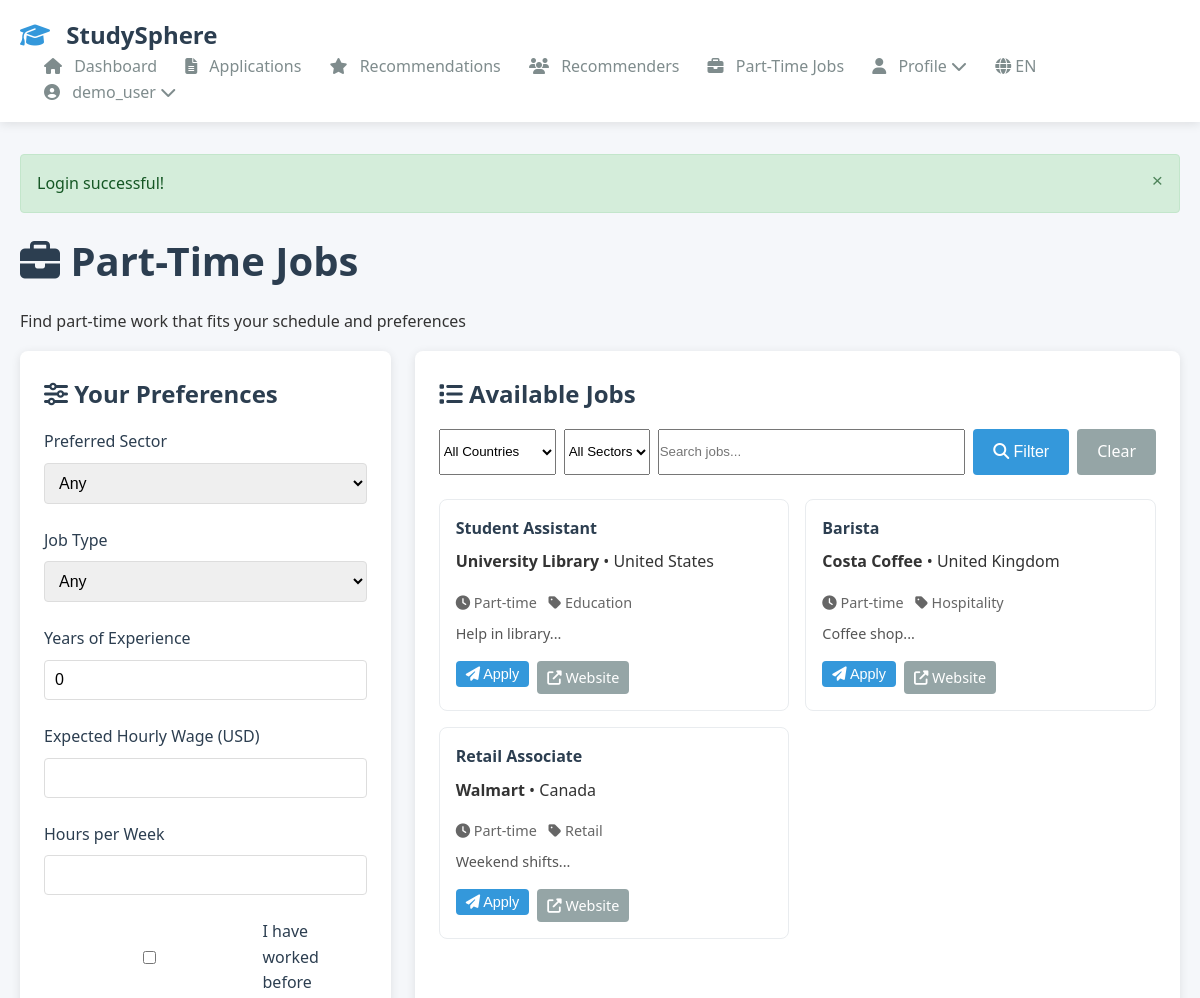
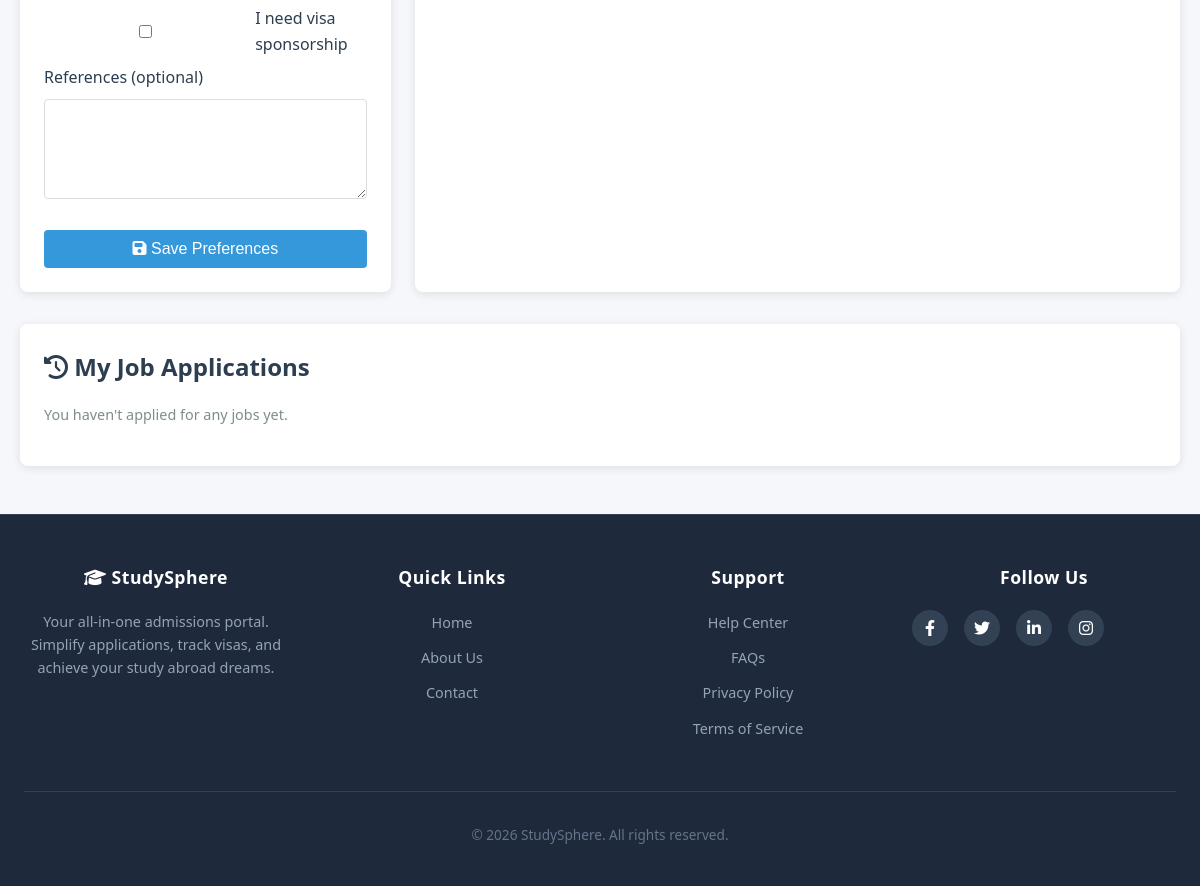
Screenshot of /public/student/jobs.php (signed in) with the database file from the repository (2 pictures, top to bottom).
### tables this page shows
CREATE TABLE users (
  user_id INT UNSIGNED NOT NULL AUTO_INCREMENT PRIMARY KEY,
  username VARCHAR(50) NOT NULL UNIQUE,
  email VARCHAR(255) NOT NULL UNIQUE,
  password_hash VARCHAR(255) NOT NULL,
  default_role_id INT UNSIGNED NOT NULL DEFAULT 1,
  is_verified TINYINT(1) NOT NULL DEFAULT 0,
  is_disabled TINYINT(1) NOT NULL DEFAULT 0,
  preferred_language VARCHAR(10) DEFAULT 'en',
  last_login_at DATETIME NULL,
  created_at DATETIME NOT NULL DEFAULT CURRENT_TIMESTAMP,
  updated_at DATETIME NOT NULL DEFAULT CURRENT_TIMESTAMP ON UPDATE CURRENT_TIMESTAMP,
  deleted_at DATETIME NULL,
  FOREIGN KEY (default_role_id) REFERENCES roles(role_id) ON DELETE RESTRICT,
  KEY idx_users_email (email),
  KEY idx_users_username (username)
);

CREATE TABLE jobs (
    job_id INT UNSIGNED NOT NULL AUTO_INCREMENT PRIMARY KEY,
    country_code CHAR(2) NOT NULL,
    title VARCHAR(255) NOT NULL,
    description TEXT,
    company VARCHAR(255),
    website VARCHAR(512),
    job_type ENUM('full-time','part-time','internship','contract') DEFAULT 'part-time',
    sector VARCHAR(255),  
    posted_date DATE,
    application_deadline DATE,
    is_active TINYINT(1) DEFAULT 1,
    created_at DATETIME NOT NULL DEFAULT CURRENT_TIMESTAMP,
    updated_at DATETIME NULL,
    created_by INT UNSIGNED NULL,
    FOREIGN KEY (country_code) REFERENCES countries(iso2) ON DELETE CASCADE,
    FOREIGN KEY (created_by) REFERENCES users(user_id) ON DELETE SET NULL,
    KEY idx_jobs_country (country_code),
    KEY idx_jobs_sector (sector),
    KEY idx_jobs_active (is_active)
);

CREATE TABLE countries (
  iso2 CHAR(2) NOT NULL PRIMARY KEY,
  iso3 CHAR(3) NULL,
  name VARCHAR(255) NOT NULL,
  region VARCHAR(100) NULL,
  flag_url VARCHAR(1024) NULL,
  phone_code VARCHAR(16) NULL,
  created_at DATETIME NOT NULL DEFAULT CURRENT_TIMESTAMP,
  KEY idx_countries_name (name)
);

### public/student/jobs.php (the view, shortened to what the rows shown need)
<?php
require_once '../../app/includes/init.php';
require_once '../../app/templates/header.php';
$auth = new Auth();
$student_id = $auth->getStudentId();
$db = new Database();
$sql = "SELECT j.*, c.name as country_name
        FROM jobs j
        JOIN countries c ON j.country_code = c.iso2
        WHERE j.is_active = 1";
$params = [];
$sql .= " ORDER BY j.posted_date DESC, j.created_at DESC";
$jobs = $db->fetchAll($sql, $params);
?>
<div class="page-header">
    <h1><i class="fas fa-briefcase"></i> Part-Time Jobs</h1>
</div>
<div class="dashboard-grid">
    <div class="dashboard-card" style="grid-column: span 2;">
        <?php if (empty($jobs)): ?>
            <div class="empty-state">
                <i class="fas fa-briefcase fa-3x"></i>
                <h4>No jobs found</h4>
                <p>Try adjusting your filters or check back later.</p>
            </div>
        <?php else: ?>
            <div class="jobs-grid" style="display: grid; grid-template-columns: repeat(auto-fill, minmax(300px, 1fr)); gap: 1rem;">
                <?php foreach ($jobs as $job):
                    $applied = $db->fetchOne(
                        "SELECT application_id FROM job_applications WHERE job_id = ? AND student_id = ?",
                        [$job['job_id'], $student_id]
                    );
                ?>
                    <div class="job-card" style="border: 1px solid #e9ecef; border-radius: 8px; padding: 1rem; background: white;">
                        <div style="display: flex; justify-content: space-between; align-items: flex-start;">
                            <h4 style="margin: 0 0 0.5rem 0;"><?php echo htmlspecialchars($job['title']); ?></h4>
                        </div>
                        <p><strong><?php echo htmlspecialchars($job['company']); ?></strong> • <?php echo htmlspecialchars($job['country_name']); ?></p>
                        <div style="margin: 0.5rem 0; font-size: 0.9em; color: #666;">
                            <?php if ($job['job_type']): ?>
                                <span><i class="fas fa-clock"></i> <?php echo ucfirst($job['job_type']); ?></span>
                            <?php endif; ?>
                            <?php if ($job['sector']): ?>
                                <span style="margin-left: 0.5rem;"><i class="fas fa-tag"></i> <?php echo $job['sector']; ?></span>
                            <?php endif; ?>
                        </div>
                        <?php if ($job['description']): ?>
                            <p style="font-size: 0.9em; color: #555;"><?php echo nl2br(htmlspecialchars(substr($job['description'], 0, 150))); ?>...</p>
                        <?php endif; ?>
                        <div style="display: flex; gap: 0.5rem; margin-top: 1rem;">
                            <?php if (!$applied): ?>
                                <form method="POST" style="display: inline;">
                                    <button type="submit" name="apply_job" class="btn btn-primary btn-small">
                                        <i class="fas fa-paper-plane"></i> Apply
                                    </button>
                                </form>
                            <?php endif; ?>
                            <?php if ($job['website']): ?>
                                <a href="<?php echo htmlspecialchars($job['website']); ?>" target="_blank" class="btn btn-secondary btn-small">
                                    <i class="fas fa-external-link-alt"></i> Website
                                </a>
                            <?php endif; ?>
                        </div>
                    </div>
                <?php endforeach; ?>
            </div>
        <?php endif; ?>
    </div>
</div>
<?php require_once '../../app/templates/footer.php'; ?>

### app/templates/header.php (shortened to what the rows shown need)
<?php
$current_user = isset($_SESSION['user_id']) ? (new Auth())->getCurrentUser() : null;
?>
<!DOCTYPE html>
<html lang="en">
<head>
    <link rel="stylesheet" href="/studysphere/public/assets/css/main.css">
    <link rel="stylesheet" href="https://cdnjs.cloudflare.com/ajax/libs/font-awesome/6.4.0/css/all.min.css">
</head>
<body>
    <nav class="navbar">
        <div class="container">
            <div class="nav-menu" id="navMenu">
                <?php if (isset($_SESSION['user_id'])): ?>
                    <?php if ($_SESSION['role'] == 'student'): ?>
                        <a href="/studysphere/public/student/dashboard.php" class="nav-link">
                            <i class="fas fa-home"></i> <span class="nav-text">Dashboard</span>
                        </a>
                        <a href="/studysphere/public/student/applications.php" class="nav-link">
                            <i class="fas fa-file-alt"></i> <span class="nav-text">Applications</span>
                        </a>
                        <a href="/studysphere/public/student/program_recommendations.php" class="nav-link">
                            <i class="fas fa-star"></i> <span class="nav-text">Recommendations</span>
                        </a>
                        <a href="/studysphere/public/student/recommenders.php" class="nav-link">
                        <i class="fas fa-users"></i> <span class="nav-text">Recommenders</span>
                        </a>
                        <a href="/studysphere/public/student/jobs.php" class="nav-link">
                        <i class="fas fa-briefcase"></i> <span class="nav-text">Part-Time Jobs</span>
                        </a>
                        <div class="nav-dropdown">
                        <a href="#" class="nav-link dropdown-toggle">
                            <i class="fas fa-user"></i> <span class="nav-text">Profile</span> <i class="fas fa-chevron-down"></i>
                        </a>
                    </div>
                    <?php endif; ?>
                    <div class="nav-dropdown lang-switcher">
    <a href="#" class="nav-link dropdown-toggle">
        <i class="fas fa-globe"></i> <?= strtoupper(Lang::getInstance()->getCurrentLang()) ?>
    </a>
</div>
                    <div class="nav-dropdown user-dropdown">
                        <a href="#" class="nav-link dropdown-toggle">
                            <i class="fas fa-user-circle"></i>
                            <span class="nav-text">
                                <?php
                                if ($current_user && !empty($current_user['first_name'])) {
                                    echo htmlspecialchars($current_user['first_name']);
                                } else {
                                    echo htmlspecialchars($_SESSION['username']);
                                }
                                ?>
                            </span>
                            <i class="fas fa-chevron-down"></i>
                        </a>
                    </div>
<?php endif; ?>
            </div>
        </div>
    </nav>
    <div class="container">

### rows the page displays
users: preferred_language "EN"
jobs: title "Student Assistant", company "University Library", country_code.name "United States", job_type "Part-time", sector "Education", description "Help in library"
jobs: title "Barista", company "Costa Coffee", country_code.name "United Kingdom", job_type "Part-time", sector "Hospitality", description "Coffee shop"
jobs: title "Retail Associate", company "Walmart", country_code.name "Canada", job_type "Part-time", sector "Retail", description "Weekend shifts"

### other values shown
$_SESSION['username'] "demo_user"
$flash['message'] "Login successful!"
$preferences['currency'] "USD"
